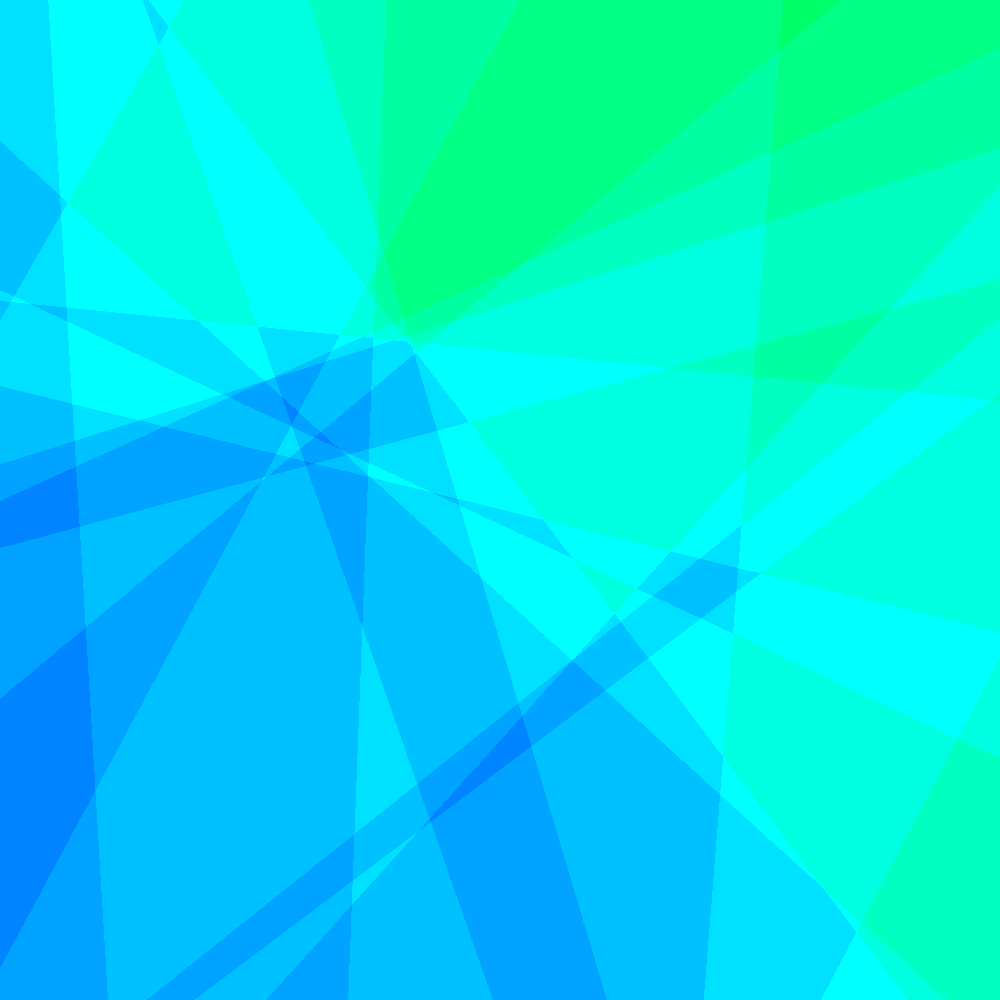
Frame 1 (no input)
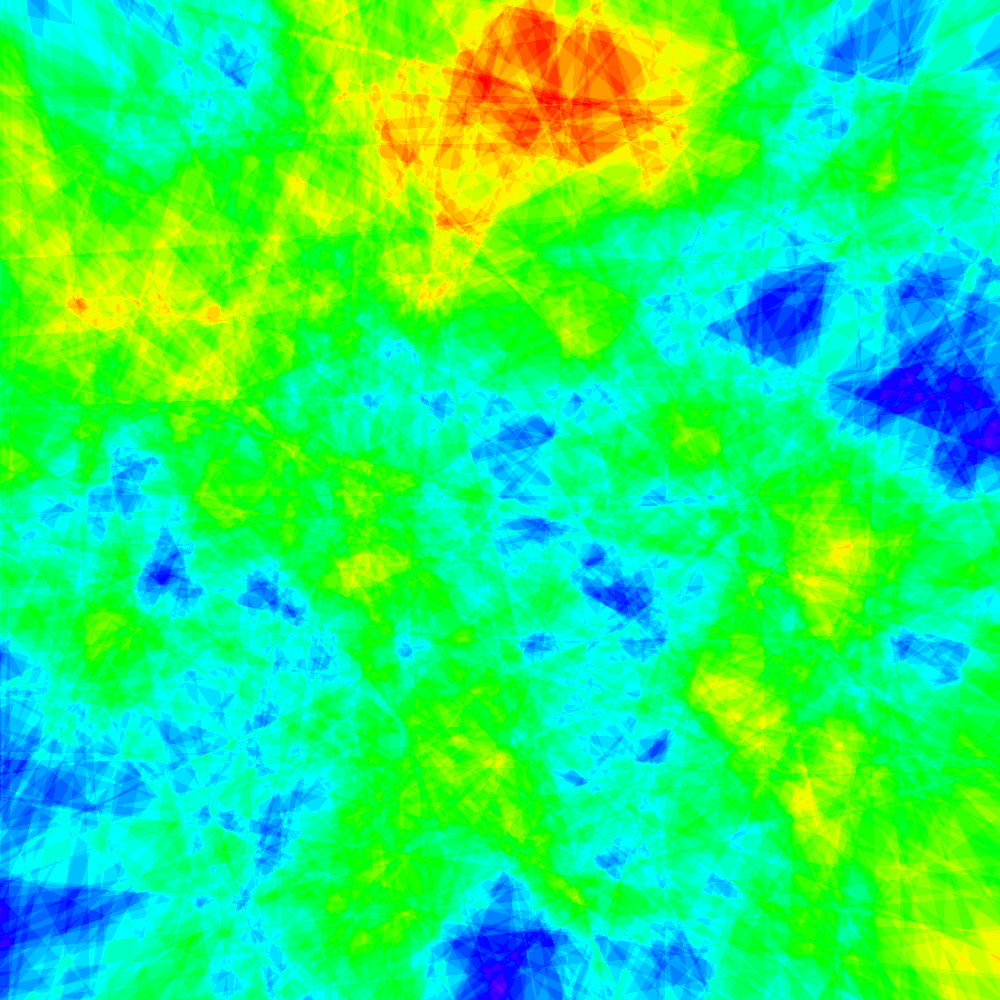
Frame 60 (the mouse pressed at the canvas centre just before this capture)
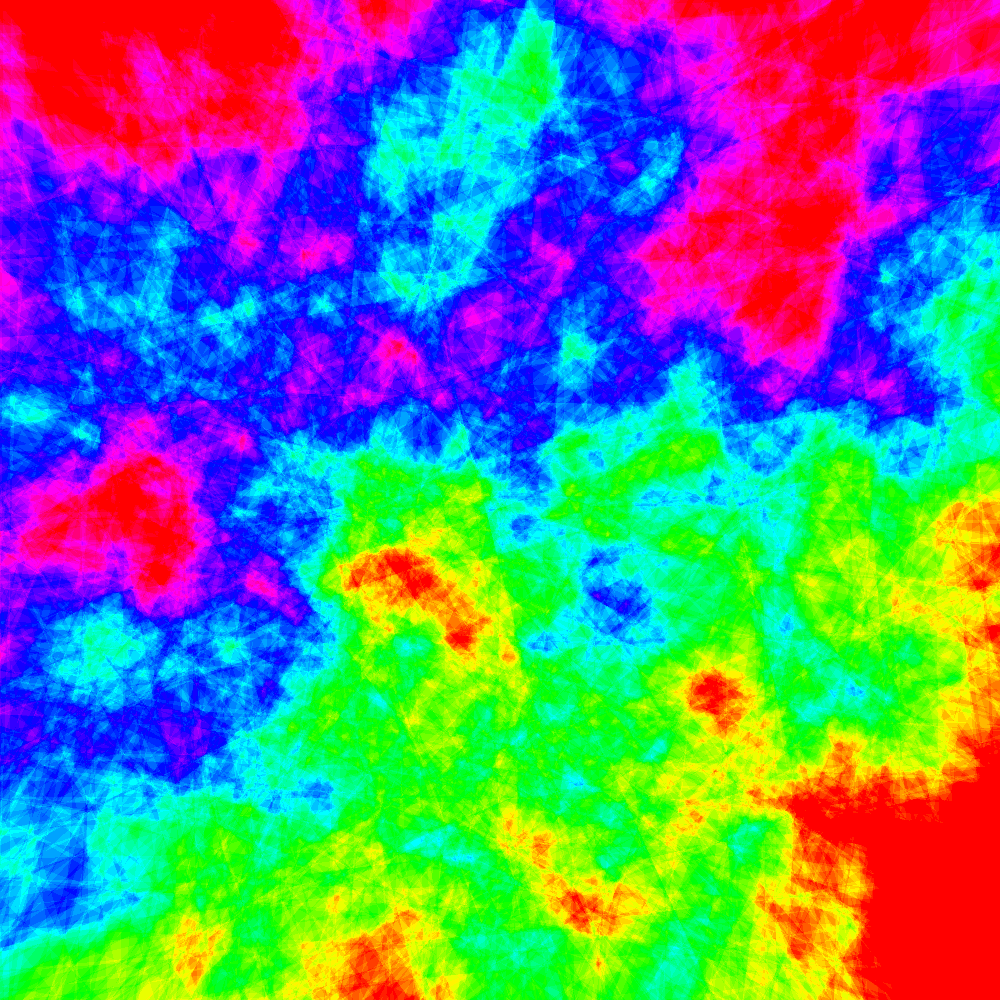
Frame 120 (the mouse held since frame 60 and released just before this capture)

The Processing sketch that drew these frames (run headless with seeded random() and noise(); from frame 60 on, the mouse is pressed at the canvas centre):

// Processing sketch: PlaneDivisionNoise
// ── PlaneDivisionNoise.pde
float[][]grid;
class Line{
  float cx,cy,slope;
  boolean b;
  Line(){
    cx=random(width);
    cy=random(height);
    slope=tan(random(TWO_PI));
    b=(random(100)<50);
  }
  boolean onTop(float x,float y){
    if(b)return slope*(cx-x)>cy-y;
    else return slope*(cx-x)<cy-y;
  }
}
ArrayList<Line>lines;
void setup() {
  //fullScreen();
  size(1000, 1000);
  //size(500,500);
  //pixelDensity(2);
  background(255/2);
  lines=new ArrayList<Line>();
  grid=new float[width][height];
  for(int x=0;x<width;x++){
    for(int y=0;y<height;y++){
      grid[x][y]=0.5;
    }
  }
  addLines(10);
  reevalLines();
}
void reevalLines(){
  for(int x=0;x<width;x++){
    for(int y=0;y<height;y++){
      for(Line l:lines){
        if(l.onTop(x,y))grid[x][y]+=r;
        else grid[x][y]-=r;
      }
    }
  }
  lines.clear();
}
void display(){
  //background(255,0,0);
  for(int x=0;x<width;x++){
    for(int y=0;y<height;y++){
      colorMode(HSB,100);
      set(x,y,color(grid[x][y]*100,100,100));
      colorMode(RGB,255);
    }
  }
}
  
float r=0.01;
boolean doIt=true;
void keyPressed(){
  if(key==' ')doIt=!doIt;
  if(key=='n')normalizeValues();
}
void addLines(int n){
  for(int i=0;i<n;i++){
    lines.add(new Line());
  }
}
void normalizeValues(){
  //lines.clear
  float min=100000;
  float max=-100000;
  for(int x=0;x<width;x++){
    for(int y=0;y<height;y++){
      float val=grid[x][y];
      if(val<min)min=val;
      if(val>max)max=val;
    }
  }
  println(min+" "+max);
  for(int x=0;x<width;x++){
    for(int y=0;y<height;y++){
      grid[x][y]=map(grid[x][y],min,max,0,1);
    }
  }
}
void mousePressed() {
  background(255/2);
}
void draw() {
  if(doIt){
    addLines(10);
    reevalLines();
    //normalizeValues();
  }
  display();
}
